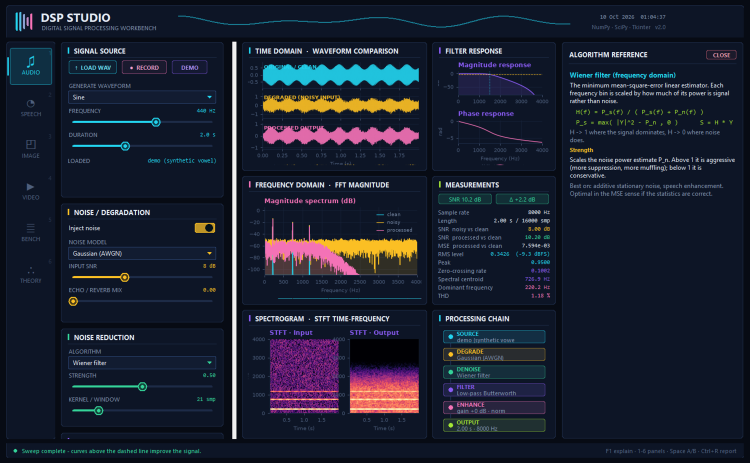
#> input picture assets/drawer.png, 1500 x 926 px (shown at 1/2 size)
$ python -i dsp_image.py   (imports and definitions only)
#> lines starting #> are read from the running program, lines starting #| are printed output that depends on the picture
"""2-D DSP engine: image noise models, restoration, filtering and analysis.

Images are carried as float64 arrays in [0, 1], either HxW (grey) or HxWx3.
"""
import numpy as np
from scipy import ndimage, signal as sg

EPS = 1e-12


# ----------------------------------------------------------------- I/O -----
# [8 lines left out: function load_image, not called in this run]


def save_image(path, img):
    from PIL import Image
    Image.fromarray(to_u8(img)).save(path)


def to_u8(img):
    return (np.clip(img, 0, 1) * 255).astype(np.uint8)


def to_gray(img):
    if img.ndim == 2:
        return img
    return img @ np.array([0.299, 0.587, 0.114])


# [24 lines left out: functions _per_channel, synthetic, not called in this run]


# ------------------------------------------------------------ corruption ---
IMG_NOISES = ["Gaussian", "Salt & pepper", "Speckle", "Poisson",
              "Periodic (moire)"]


# [31 lines left out: functions add_noise, motion_blur, not called in this run]


# ------------------------------------------------- denoise / restoration ---
IMG_DENOISE = ["Gaussian blur", "Median", "Bilateral (edge-preserving)",
               "Non-local means (fast)", "Wiener (local)", "FFT low-pass",
               "Notch (periodic noise)", "None"]


# [127 lines left out: functions bilateral, nlm_fast, wiener_local, fft_lowpass, notch_filter, denoise and 1 more, not called in this run]


def wiener_deconvolve(img, kernel, K=0.01):
    """Frequency-domain Wiener deblurring given the degradation kernel."""
    return _deconvolve(img, kernel, lambda H: np.conj(H) / (np.abs(H) ** 2 + K))


def inverse_filter(img, kernel, eps=0.05):
    return _deconvolve(img, kernel,
                       lambda H: 1.0 / np.where(np.abs(H) < eps, eps, H))


# [34 lines left out: functions richardson_lucy, temporal_average, not called in this run]

# ------------------------------------------------------------ enhancement --
IMG_ENHANCE = ["None", "Sharpen (unsharp mask)", "Histogram equalization",
               "CLAHE-style (local)", "Gamma correction", "Contrast stretch",
               "Edge: Sobel", "Edge: Canny-style"]


def unsharp(img, sigma=2.0, amount=1.0):
    blur = _per_channel(img, lambda c: ndimage.gaussian_filter(c, sigma))
    return np.clip(img + amount * (img - blur), 0, 1)


# [31 lines left out: functions hist_equalize, clahe_like, not called in this run]


def gamma(img, g=1.0):
    return np.clip(img ** (1.0 / max(g, 1e-3)), 0, 1)


def contrast_stretch(img, lo_p=2, hi_p=98):
    lo, hi = np.percentile(img, [lo_p, hi_p])
    return np.clip((img - lo) / (hi - lo + EPS), 0, 1)


def edges(img, kind="sobel", thresh=0.25):
    g = to_gray(img)
    k = kind.lower()
    if "sobel" in k:
        gx = ndimage.sobel(g, 0)
        gy = ndimage.sobel(g, 1)
        e = np.hypot(gx, gy)
    else:                                            # Canny-style
        sm = ndimage.gaussian_filter(g, 1.4)
        gx, gy = ndimage.sobel(sm, 0), ndimage.sobel(sm, 1)
        mag = np.hypot(gx, gy)
        mag /= mag.max() + EPS
        e = (mag > thresh).astype(float)
    e = e / (e.max() + EPS)
    return np.dstack([e, e, e])


# [42 lines left out: functions enhance, fft_magnitude, histogram, psnr, not called in this run]


def mse(a, b):
    return float(np.mean((a - b) ** 2))


# [12 lines left out: function ssim, not called in this run]


def sharpness(img):
    """Variance of the Laplacian - higher is crisper."""
    return float(np.var(ndimage.laplace(to_gray(img))))


# [5 lines left out: function entropy, not called in this run]

>>> import cv2
>>> picture = cv2.imread('../assets/drawer.png', cv2.IMREAD_GRAYSCALE)
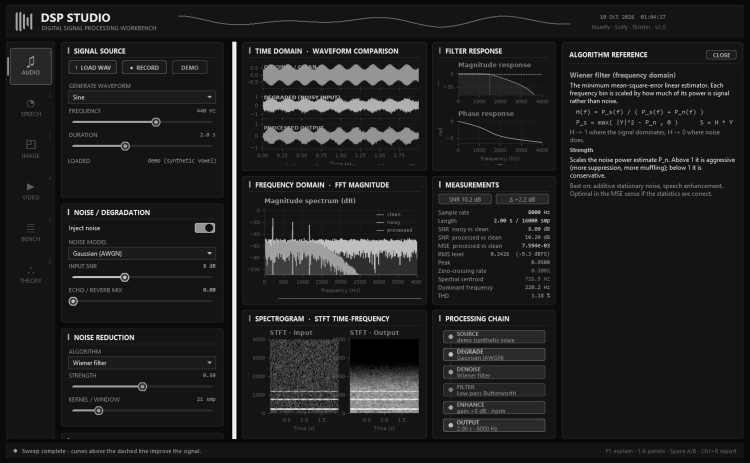
#> picture: shape (926, 1500) (shown at 1/2 size); min 0, max 255, mean 31.9
>>> result = edges(picture)
#> in edges, `gx = ndimage.sobel(g, 0)`:
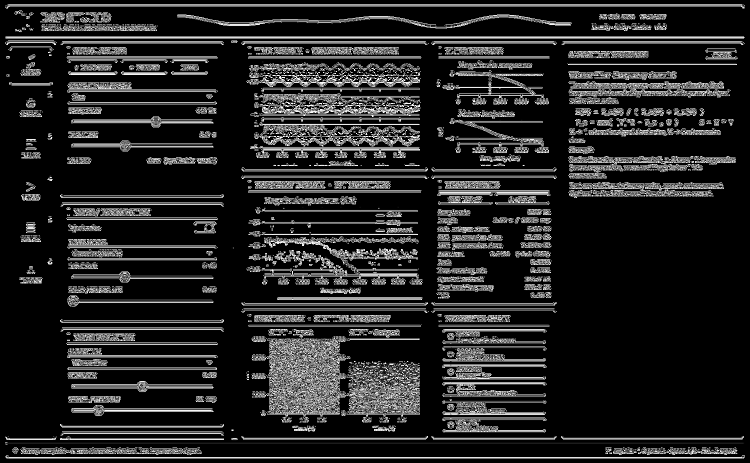
#> gx: shape (926, 1500) (shown at 1/2 size); min 0, max 255, mean 37.3
#> in edges, `gy = ndimage.sobel(g, 1)`:
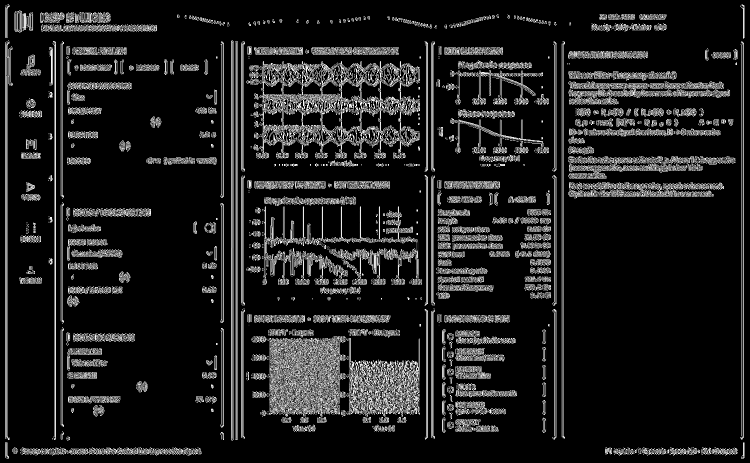
#> gy: shape (926, 1500) (shown at 1/2 size); min 0, max 255, mean 29.9
#> in edges, `e = np.hypot(gx, gy)`:
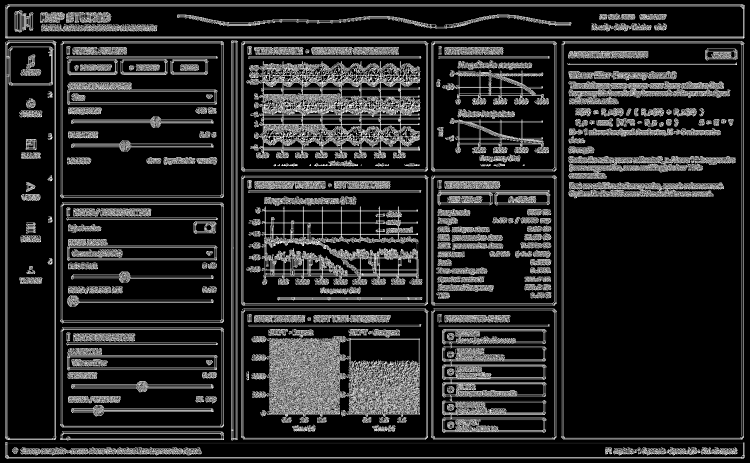
#> e: shape (926, 1500) float16 (shown at 1/2 size); min 0, max 360.5, mean 57.5; drawn with min black and max white

$ run again, on assets/audio.png
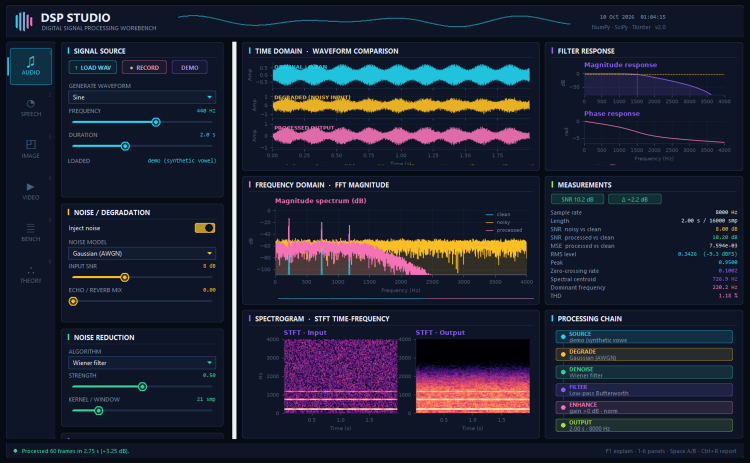
#> input picture assets/audio.png, 1500 x 926 px (shown at 1/2 size)
#> in edges, `gy = ndimage.sobel(g, 1)`:
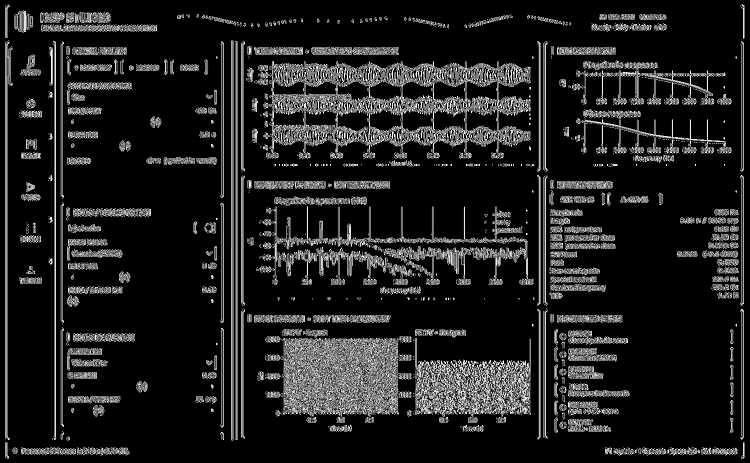
#> gy: shape (926, 1500) (shown at 1/2 size); min 0, max 255, mean 30.8
#> in edges, `e = np.hypot(gx, gy)`:
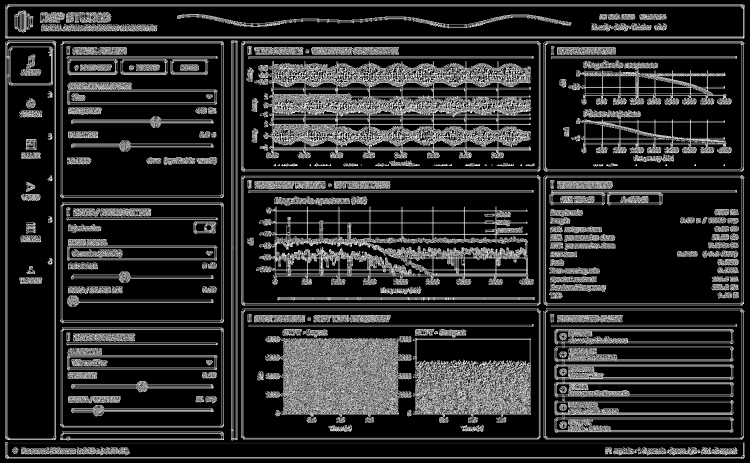
#> e: shape (926, 1500) float16 (shown at 1/2 size); min 0, max 360.5, mean 62.7; drawn with min black and max white

$ run again, on assets/image.png
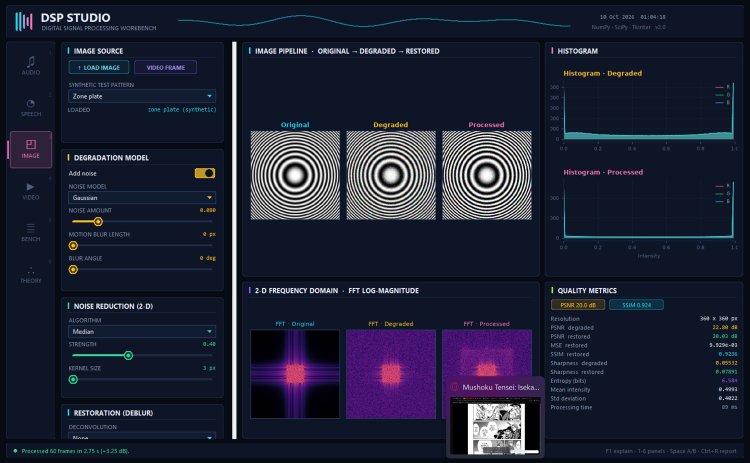
#> input picture assets/image.png, 1500 x 926 px (shown at 1/2 size)
#> in edges, `gy = ndimage.sobel(g, 1)`:
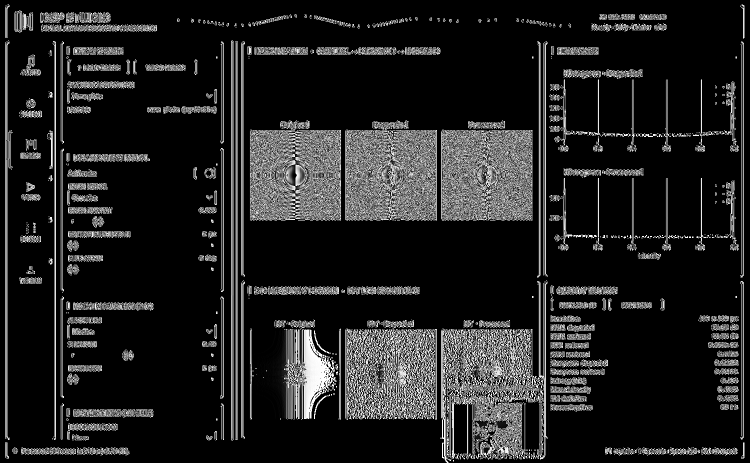
#> gy: shape (926, 1500) (shown at 1/2 size); min 0, max 255, mean 33.2
#> in edges, `e = np.hypot(gx, gy)`:
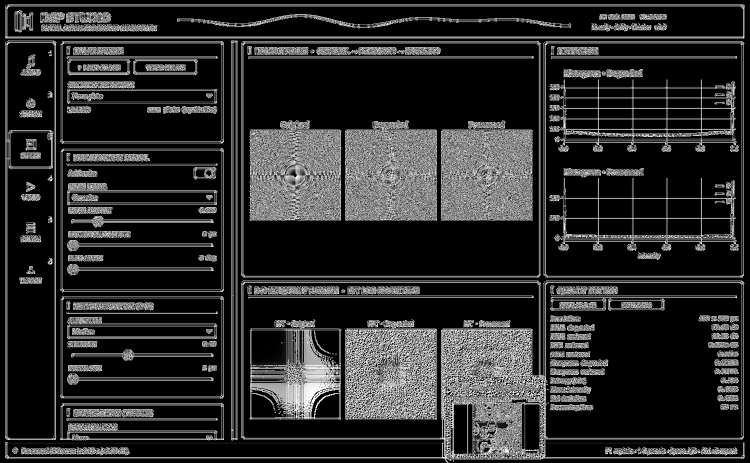
#> e: shape (926, 1500) float16 (shown at 1/2 size); min 0, max 360.5, mean 61.9; drawn with min black and max white
